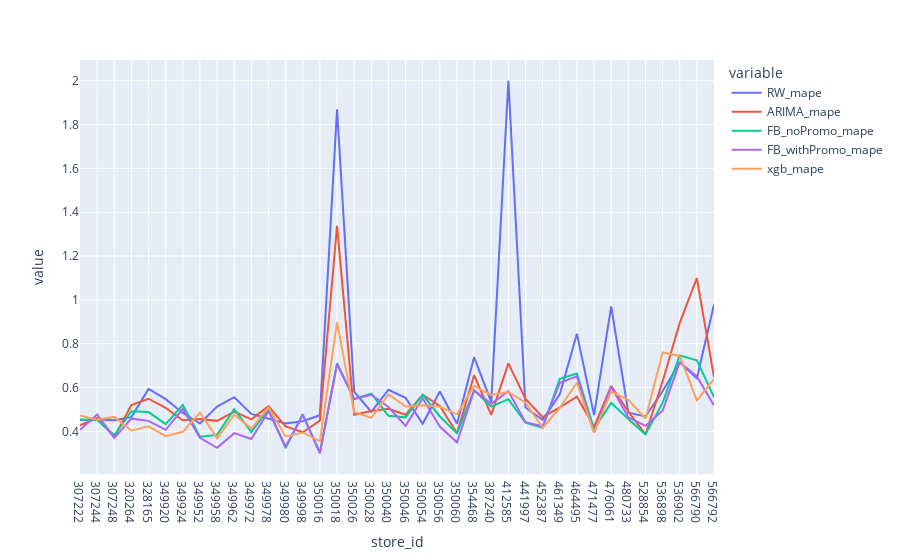

The notebook cell saved with this chart:
### Markdown cell above
### compare across stores

### Code cell
res_mape = res[['RW_mape', 'ARIMA_mape', 'FB_noPromo_mape', 'FB_withPromo_mape', 'xgb_mape']]
res_mape.plot()

### Figure 1 — Plotly figure (JSON) as saved in the notebook; plotly's stock layout.template omitted (floating-point values rounded to 4 significant figures)
{"data": [{"hovertemplate": "variable=RW_mape<br>store_id=%{x}<br>value=%{y}<extra></extra>", "legendgroup": "RW_mape", "line": {"color": "#636efa", "dash": "solid"}, "marker": {"symbol": "circle"}, "mode": "lines", "name": "RW_mape", "orientation": "v", "showlegend": true, "type": "scatter", "x": ["307222", "307244", "307248", "320264", "328165", "349920", "349924", "349952", "349958", "349962", "349972", "349978", "349980", "349998", "350016", "350018", "350026", "350028", "350040", "350046", "350054", "350056", "350060", "354468", "387240", "412585", "441997", "452387", "461349", "464495", "471477", "476061", "480733", "528854", "536898", "536902", "566790", "566792"], "xaxis": "x", "y": [0.452, 0.454, 0.451, 0.465, 0.594, 0.547, 0.484, 0.436, 0.513, 0.556, 0.48, 0.459, 0.436, 0.446, 0.474, 1.87, 0.581, 0.489, 0.59, 0.553, 0.435, 0.582, 0.435, 0.738, 0.535, 2, 0.509, 0.453, 0.569, 0.845, 0.474, 0.97, 0.485, 0.468, 0.583, 0.715, 0.642, 0.979], "yaxis": "y"}, {"hovertemplate": "variable=ARIMA_mape<br>store_id=%{x}<br>value=%{y}<extra></extra>", "legendgroup": "ARIMA_mape", "line": {"color": "#EF553B", "dash": "solid"}, "marker": {"symbol": "circle"}, "mode": "lines", "name": "ARIMA_mape", "orientation": "v", "showlegend": true, "type": "scatter", "x": ["307222", "307244", "307248", "320264", "328165", "349920", "349924", "349952", "349958", "349962", "349972", "349978", "349980", "349998", "350016", "350018", "350026", "350028", "350040", "350046", "350054", "350056", "350060", "354468", "387240", "412585", "441997", "452387", "461349", "464495", "471477", "476061", "480733", "528854", "536898", "536902", "566790", "566792"], "xaxis": "x", "y": [0.428, 0.461, 0.374, 0.52, 0.549, 0.507, 0.451, 0.457, 0.448, 0.49, 0.455, 0.515, 0.423, 0.396, 0.449, 1.338, 0.476, 0.493, 0.503, 0.476, 0.567, 0.516, 0.392, 0.656, 0.475, 0.71, 0.548, 0.465, 0.51, 0.558, 0.421, 0.607, 0.49, 0.386, 0.628, 0.895, 1.099, 0.648], "yaxis": "y"}, {"hovertemplate": "variable=FB_noPromo_mape<br>store_id=%{x}<br>value=%{y}<extra></extra>", "legendgroup": "FB_noPromo_mape", "line": {"color": "#00cc96", "dash": "solid"}, "marker": {"symbol": "circle"}, "mode": "lines", "name": "FB_noPromo_mape", "orientation": "v", "showlegend": true, "type": "scatter", "x": ["307222", "307244", "307248", "320264", "328165", "349920", "349924", "349952", "349958", "349962", "349972", "349978", "349980", "349998", "350016", "350018", "350026", "350028", "350040", "350046", "350054", "350056", "350060", "354468", "387240", "412585", "441997", "452387", "461349", "464495", "471477", "476061", "480733", "528854", "536898", "536902", "566790", "566792"], "xaxis": "x", "y": [0.454, 0.452, 0.382, 0.492, 0.488, 0.433, 0.521, 0.376, 0.384, 0.501, 0.397, 0.501, 0.324, 0.478, 0.304, 0.711, 0.548, 0.572, 0.471, 0.464, 0.568, 0.468, 0.391, 0.588, 0.513, 0.547, 0.44, 0.417, 0.64, 0.664, 0.411, 0.53, 0.456, 0.386, 0.53, 0.746, 0.724, 0.556], "yaxis": "y"}, {"hovertemplate": "variable=FB_withPromo_mape<br>store_id=%{x}<br>value=%{y}<extra></extra>", "legendgroup": "FB_withPromo_mape", "line": {"color": "#ab63fa", "dash": "solid"}, "marker": {"symbol": "circle"}, "mode": "lines", "name": "FB_withPromo_mape", "orientation": "v", "showlegend": true, "type": "scatter", "x": ["307222", "307244", "307248", "320264", "328165", "349920", "349924", "349952", "349958", "349962", "349972", "349978", "349980", "349998", "350016", "350018", "350026", "350028", "350040", "350046", "350054", "350056", "350060", "354468", "387240", "412585", "441997", "452387", "461349", "464495", "471477", "476061", "480733", "528854", "536898", "536902", "566790", "566792"], "xaxis": "x", "y": [0.407, 0.477, 0.37, 0.458, 0.448, 0.407, 0.503, 0.371, 0.325, 0.392, 0.365, 0.492, 0.331, 0.474, 0.3, 0.706, 0.547, 0.567, 0.511, 0.425, 0.551, 0.422, 0.35, 0.587, 0.526, 0.583, 0.442, 0.423, 0.622, 0.651, 0.394, 0.604, 0.464, 0.425, 0.495, 0.716, 0.651, 0.518], "yaxis": "y"}, {"hovertemplate": "variable=xgb_mape<br>store_id=%{x}<br>value=%{y}<extra></extra>", "legendgroup": "xgb_mape", "line": {"color": "#FFA15A", "dash": "solid"}, "marker": {"symbol": "circle"}, "mode": "lines", "name": "xgb_mape", "orientation": "v", "showlegend": true, "type": "scatter", "x": ["307222", "307244", "307248", "320264", "328165", "349920", "349924", "349952", "349958", "349962", "349972", "349978", "349980", "349998", "350016", "350018", "350026", "350028", "350040", "350046", "350054", "350056", "350060", "354468", "387240", "412585", "441997", "452387", "461349", "464495", "471477", "476061", "480733", "528854", "536898", "536902", "566790", "566792"], "xaxis": "x", "y": [0.473, 0.453, 0.466, 0.403, 0.423, 0.378, 0.398, 0.486, 0.369, 0.476, 0.413, 0.509, 0.377, 0.395, 0.355, 0.897, 0.488, 0.462, 0.569, 0.514, 0.519, 0.513, 0.478, 0.608, 0.566, 0.58, 0.531, 0.416, 0.507, 0.622, 0.394, 0.582, 0.544, 0.458, 0.76, 0.744, 0.542, 0.638], "yaxis": "y"}], "layout": {"legend": {"title": {"text": "variable"}, "tracegroupgap": 0}, "margin": {"t": 60}, "xaxis": {"anchor": "y", "domain": [0, 1], "title": {"text": "store_id"}}, "yaxis": {"anchor": "x", "domain": [0, 1], "title": {"text": "value"}}}}
